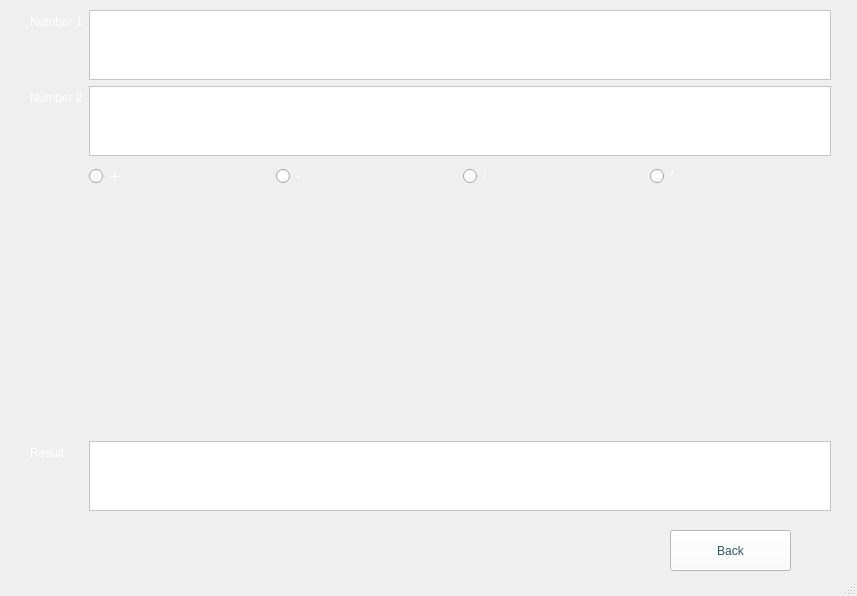
<?xml version="1.0" encoding="UTF-8"?>
<ui version="4.0">
 <class>Controller</class>
 <widget class="QMainWindow" name="Controller">
  <property name="geometry">
   <rect>
    <x>0</x>
    <y>0</y>
    <width>857</width>
    <height>596</height>
   </rect>
  </property>
  <property name="windowTitle">
   <string>MainWindow</string>
  </property>
  <widget class="QWidget" name="centralwidget">
   <widget class="QWidget" name="formLayoutWidget">
    <property name="geometry">
     <rect>
      <x>30</x>
      <y>10</y>
      <width>801</width>
      <height>501</height>
     </rect>
    </property>
    <layout class="QFormLayout" name="formLayout">
     <item row="0" column="0">
      <widget class="QLabel" name="labelnum1">
       <property name="styleSheet">
        <string notr="true">color:white;
font: 900 9pt &quot;Segoe UI&quot;;</string>
       </property>
       <property name="text">
        <string>Number 1</string>
       </property>
      </widget>
     </item>
     <item row="0" column="1">
      <widget class="QPlainTextEdit" name="num1">
       <property name="sizePolicy">
        <sizepolicy hsizetype="Expanding" vsizetype="Expanding">
         <horstretch>0</horstretch>
         <verstretch>0</verstretch>
        </sizepolicy>
       </property>
       <property name="styleSheet">
        <string notr="true">background-color: white;
color:rgb(43, 89, 99);
font: 900 9pt &quot;Segoe UI&quot;;</string>
       </property>
      </widget>
     </item>
     <item row="1" column="0">
      <widget class="QLabel" name="label_num2">
       <property name="styleSheet">
        <string notr="true">color:white;
font: 900 9pt &quot;Segoe UI&quot;;</string>
       </property>
       <property name="text">
        <string>Number 2</string>
       </property>
      </widget>
     </item>
     <item row="1" column="1">
      <widget class="QPlainTextEdit" name="num2">
       <property name="styleSheet">
        <string notr="true">background-color: white;
color:rgb(43, 89, 99);
font: 900 9pt &quot;Segoe UI&quot;;</string>
       </property>
      </widget>
     </item>
     <item row="6" column="0">
      <widget class="QLabel" name="label_res">
       <property name="styleSheet">
        <string notr="true">color:white;
font: 900 9pt &quot;Segoe UI&quot;;</string>
       </property>
       <property name="text">
        <string>Result</string>
       </property>
      </widget>
     </item>
     <item row="6" column="1">
      <widget class="QTextEdit" name="result">
       <property name="styleSheet">
        <string notr="true">background-color: white;
color:rgb(43, 89, 99);
font: 900 9pt &quot;Segoe UI&quot;;</string>
       </property>
      </widget>
     </item>
     <item row="3" column="1">
      <spacer name="verticalSpacer">
       <property name="orientation">
        <enum>Qt::Orientation::Vertical</enum>
       </property>
       <property name="sizeHint" stdset="0">
        <size>
         <width>20</width>
         <height>400</height>
        </size>
       </property>
      </spacer>
     </item>
     <item row="2" column="1">
      <layout class="QHBoxLayout" name="horizontalLayout_2">
       <item>
        <widget class="QRadioButton" name="addButton">
         <property name="font">
          <font>
           <family>Segoe UI</family>
           <pointsize>14</pointsize>
           <italic>false</italic>
           <fontweight>Black</fontweight>
          </font>
         </property>
         <property name="styleSheet">
          <string notr="true">color:white;
font: 900 14pt &quot;Segoe UI&quot;;</string>
         </property>
         <property name="text">
          <string>+</string>
         </property>
        </widget>
       </item>
       <item>
        <widget class="QRadioButton" name="subtractbutton">
         <property name="styleSheet">
          <string notr="true">color:white;
font: 900 14pt &quot;Segoe UI&quot;;</string>
         </property>
         <property name="text">
          <string>-</string>
         </property>
        </widget>
       </item>
       <item>
        <widget class="QRadioButton" name="divbutton">
         <property name="styleSheet">
          <string notr="true">color:white;
font: 900 14pt &quot;Segoe UI&quot;;</string>
         </property>
         <property name="text">
          <string>/</string>
         </property>
        </widget>
       </item>
       <item>
        <widget class="QRadioButton" name="multbutton">
         <property name="styleSheet">
          <string notr="true">color:white;
font: 900 14pt &quot;Segoe UI&quot;;</string>
         </property>
         <property name="text">
          <string>*</string>
         </property>
        </widget>
       </item>
      </layout>
     </item>
    </layout>
   </widget>
   <widget class="QPushButton" name="lessgobutton">
    <property name="geometry">
     <rect>
      <x>670</x>
      <y>530</y>
      <width>121</width>
      <height>41</height>
     </rect>
    </property>
    <property name="styleSheet">
     <string notr="true">background-color: white;
color:rgb(43, 89, 99);
font: 900 9pt &quot;Segoe UI&quot;;</string>
    </property>
    <property name="text">
     <string>Back</string>
    </property>
   </widget>
  </widget>
  <widget class="QStatusBar" name="statusbar"/>
 </widget>
 <resources/>
 <connections/>
</ui>
